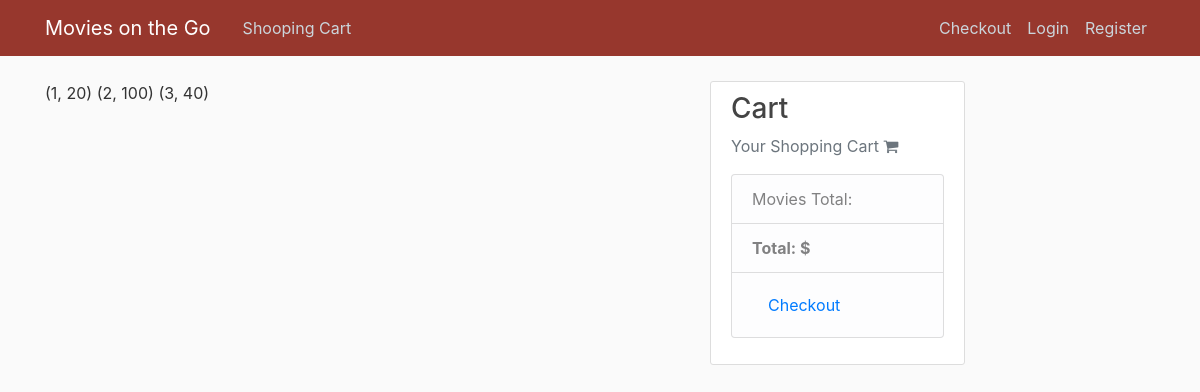
Page /inventory on the committed database.
### tables this page shows
CREATE TABLE inventory (
            productID number,
            count number

);

### app.py (the view)
@app.route('/inventory')
def about():
    conn = sqlite3.connect('example2.db')
    c = conn.cursor()
    c.execute('Select * from inventory')
    inventory = c.fetchall()
    return render_template('inventory.html', inventory=inventory, title='List')
    return "<h2>About Page<h2>"

### templates/inventory.html
{% extends "layout.html" %}
{% block content %}
    {% for item in inventory %}
    {{item}}
    {% endfor %}
{% endblock content%}

### static/main.css (style rules this page uses)
body { background: #fafafa; color: #333333; margin-top: 5rem; }

### rows in the picture
inventory: item "(1, 20)"
inventory: item "(2, 100)"
inventory: item "(3, 40)"
